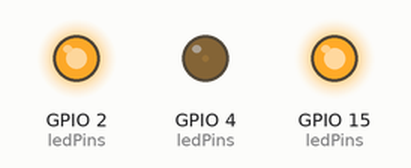
The sketch below on a simulated ESP32. Shown: output pins drawn as LEDs (lit = HIGH).

Above: at 0.05 s.
At 0.6 s:
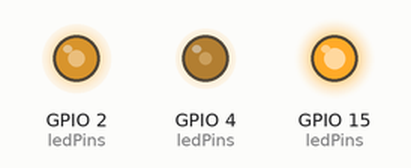
At 1.2 s:
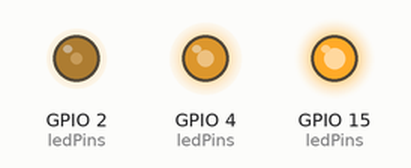
At 2.4 s:
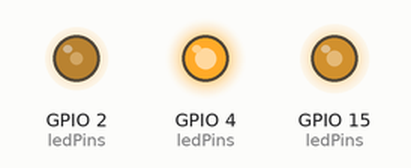
At 3.6 s:
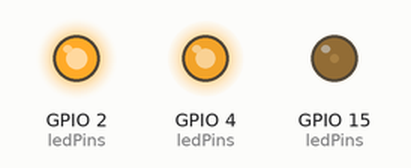
At 4.8 s:
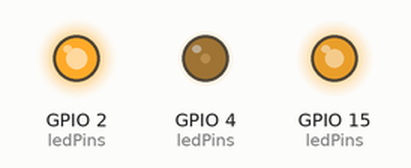
Timing chart, 0 to 6.7 s (numbered marks = the images above):
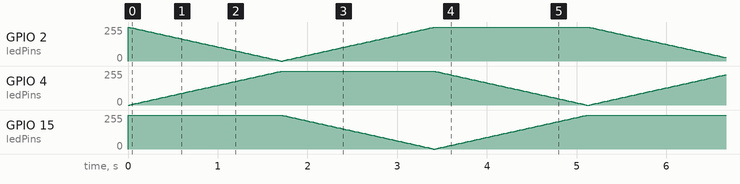

The sketch:

Sketch_05.2_GradientColorLight.ino
```cpp
/**********************************************************************
  Filename    : SoftColorfulLight
  Description : Colorful light with gradually changing color.
  Auther      : www.freenove.com
  Modification: 2024/06/18
**********************************************************************/
const byte ledPins[] = {4, 2, 15};    //define led pins
const byte chns[] = {0, 1, 2};        //define the pwm channels

void setup() {
  for (int i = 0; i < 3; i++) {   //setup the pwm channels
    ledcAttachChannel(ledPins[i], 1000, 8, chns[i]);
  }
}

void loop() {
  for (int i = 0; i < 256; i++) {
    setColor(wheel(i));
    delay(20);
  }
}

void setColor(long rgb) {
  ledcWrite(ledPins[0], 255 - (rgb >> 16) & 0xFF);
  ledcWrite(ledPins[1], 255 - (rgb >> 8) & 0xFF);
  ledcWrite(ledPins[2], 255 - (rgb >> 0) & 0xFF);
}

long wheel(int pos) {
  long WheelPos = pos % 0xff;
  if (WheelPos < 85) {
    return ((255 - WheelPos * 3) << 16) | ((WheelPos * 3) << 8);
  } else if (WheelPos < 170) {
    WheelPos -= 85;
    return (((255 - WheelPos * 3) << 8) | (WheelPos * 3));
  } else {
    WheelPos -= 170;
    return ((WheelPos * 3) << 16 | (255 - WheelPos * 3));
  }
}
```
